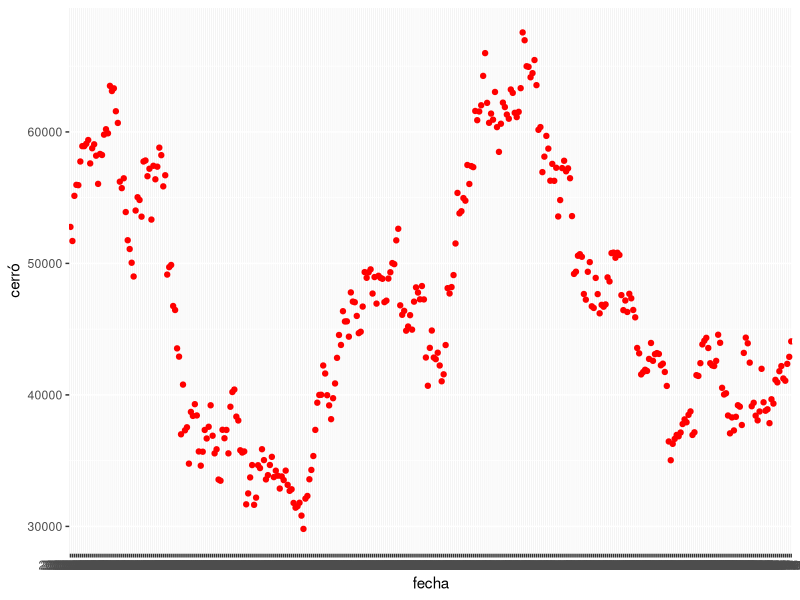

This figure's R source:
##################################### Abrir CSV #####################################

#path<-file.choose()
#print(path)
#datos<- read.csv(path)
#datos<- read.csv("C:\\Users\\Braya\\OneDrive\\Escritorio\\RepositorioR\\Rstudio\\BTC-USD.csv")

#La funcion read.csv nos permite leer el contenido del archivo .csv que esta en la ruta entre los parentesis
datos<- read.csv("BTC-USD.csv")
#Imprimimos los datos para verificar que se leyeron y guardaron correctamente
print(datos)
#Cambiamos los nombres de nuestras columnas 
colnames(datos)=c("fecha","abrio","maximo","minimo","cerró","adjcerró","volumen")

##################################### Graficar #######################################

#Llamamos la libreria ggplot para poder graficar
library(ggplot2)
#En la funcion ggplot primero ingrsaremos la variable donde estan los datos o parametros que graficaremos, luego en el para metro "aes" agregaremos la variable que 
#se usara para X y la variable para Y, por ultimo agregamos como queremos que se grafique que en este caso sera con puntos y con una linea roja
ggplot(datos, aes(x=fecha, y=cerró)) + geom_line(color="blue") + geom_point(color="red")
